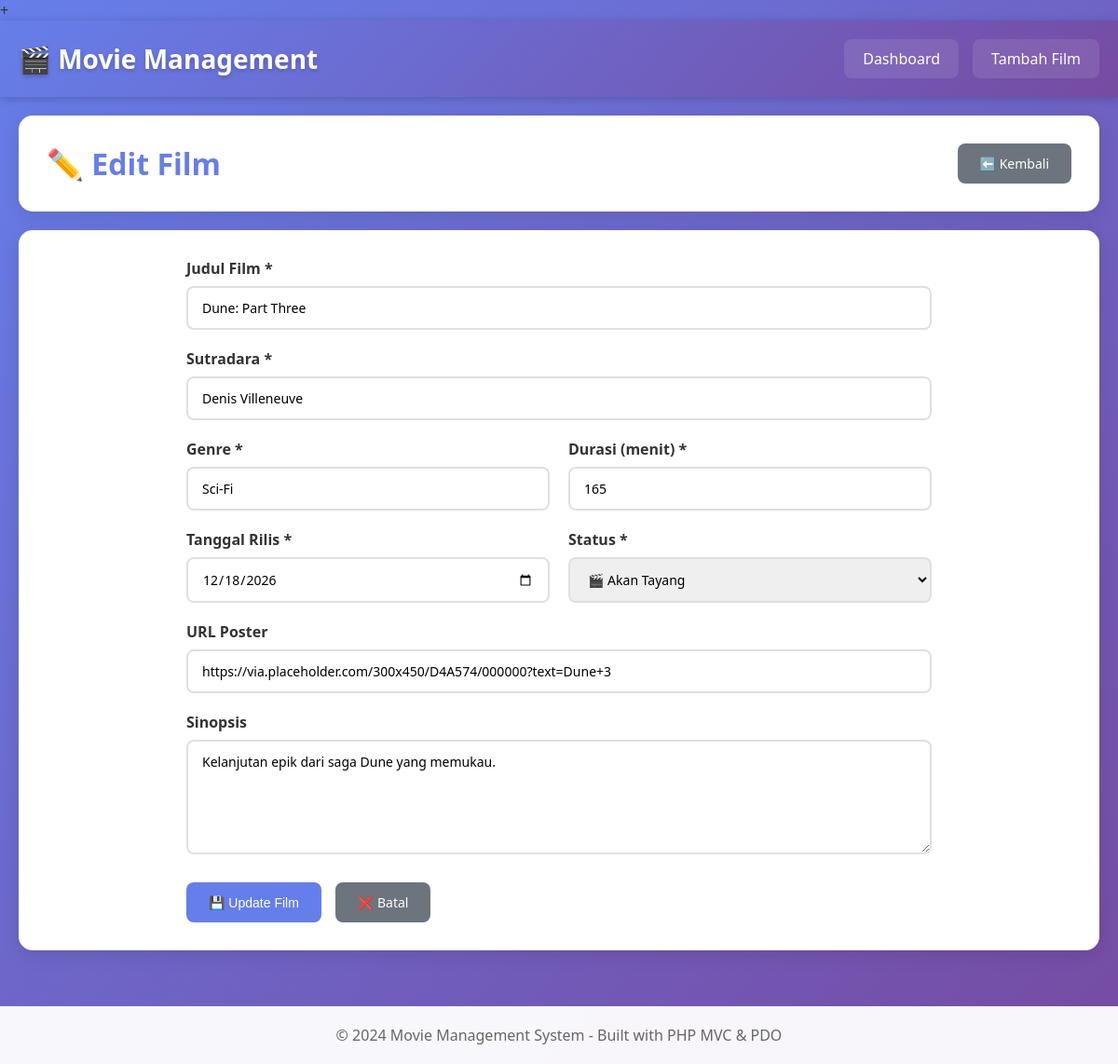
The page /index.php?action=edit&id=3 on the database its author committed.
### tables this page shows
CREATE TABLE `movies` (
  `id` int(11) NOT NULL,
  `title` varchar(255) NOT NULL,
  `director` varchar(100) NOT NULL,
  `genre` varchar(100) NOT NULL,
  `duration` int(11) NOT NULL COMMENT 'Durasi dalam menit',
  `release_date` date NOT NULL,
  `status` enum('akan_tayang','sedang_tayang','telah_tayang') NOT NULL,
  `synopsis` text DEFAULT NULL,
  `poster_url` varchar(255) DEFAULT NULL,
  `created_at` timestamp NOT NULL DEFAULT current_timestamp(),
  `updated_at` timestamp NOT NULL DEFAULT current_timestamp() ON UPDATE current_timestamp()
);

### config/database.php (called while the page is built, shortened)
<?php
class Database {
    private $host = "localhost";
    private $db_name = "movie_management";
    private $username = "root";
    private $password = "";
    public function getConnection() {
        $this->conn = null;
        try {
            $this->conn = new PDO(
                "mysql:host=" . $this->host . ";dbname=" . $this->db_name,
                $this->username,
                $this->password
            );
            $this->conn->setAttribute(PDO::ATTR_ERRMODE, PDO::ERRMODE_EXCEPTION);
            $this->conn->exec("set names utf8mb4");
        } catch(PDOException $exception) {
            echo "Connection error: " . $exception->getMessage();
        }
        return $this->conn;
    }
}
?>

### models/Movie.php (called while the page is built, shortened)
<?php
class Movie {
    private $conn;
    private $table_name = "movies";
    public $id;
    public function __construct($db) {
        $this->conn = $db;
    }
    public function readOne() {
        $query = "SELECT * FROM " . $this->table_name . " WHERE id = ? LIMIT 0,1";
        $stmt = $this->conn->prepare($query);
        $stmt->bindParam(1, $this->id);
        $stmt->execute();
        $row = $stmt->fetch(PDO::FETCH_ASSOC);
        if($row) {
            $this->title = $row['title'];
            $this->director = $row['director'];
            $this->genre = $row['genre'];
            $this->duration = $row['duration'];
            $this->release_date = $row['release_date'];
            $this->status = $row['status'];
            $this->synopsis = $row['synopsis'];
            $this->poster_url = $row['poster_url'];
            return true;
        }
        return false;
    }
}
?>

### views/movie/edit.php (the view, shortened to what this page needs)
<?php require_once 'views/layouts/header.php'; ?>
<div class="container">
    <div class="header-section">
        <h1>✏️ Edit Film</h1>
        <a href="index.php" class="btn btn-secondary">⬅️ Kembali</a>
    </div>
    <div class="form-container">
        <form method="POST" action="index.php?action=update" class="movie-form">
            <div class="form-group">
                <label for="title">Judul Film *</label>
                <input type="text" id="title" name="title" required
                       value="<?php echo htmlspecialchars($this->movie->title); ?>">
            </div>
            <div class="form-group">
                <label for="director">Sutradara *</label>
                <input type="text" id="director" name="director" required
                       value="<?php echo htmlspecialchars($this->movie->director); ?>">
            </div>
            <div class="form-row">
                <div class="form-group">
                    <label for="genre">Genre *</label>
                    <input type="text" id="genre" name="genre" required
                           value="<?php echo htmlspecialchars($this->movie->genre); ?>">
                </div>
                <div class="form-group">
                    <label for="duration">Durasi (menit) *</label>
                    <input type="number" id="duration" name="duration" required min="1"
                           value="<?php echo htmlspecialchars($this->movie->duration); ?>">
                </div>
            </div>
            <div class="form-row">
                <div class="form-group">
                    <label for="release_date">Tanggal Rilis *</label>
                    <input type="date" id="release_date" name="release_date" required
                           value="<?php echo htmlspecialchars($this->movie->release_date); ?>">
                </div>
                <div class="form-group">
                    <label for="status">Status *</label>
                    <select id="status" name="status" required>
                        <option value="akan_tayang" <?php echo ($this->movie->status == 'akan_tayang') ? 'selected' : ''; ?>>
                            🎬 Akan Tayang
                        </option>
                    </select>
                </div>
            </div>
            <div class="form-group">
                <label for="poster_url">URL Poster</label>
                <input type="url" id="poster_url" name="poster_url"
                       value="<?php echo htmlspecialchars($this->movie->poster_url); ?>">
            </div>
            <div class="form-group">
                <label for="synopsis">Sinopsis</label>
                <textarea id="synopsis" name="synopsis" rows="5"><?php echo htmlspecialchars($this->movie->synopsis); ?></textarea>
            </div>
            <div class="form-actions">
                <button type="submit" class="btn btn-primary">💾 Update Film</button>
                <a href="index.php?action=dashboard" class="btn btn-secondary">❌ Batal</a>
            </div>
        </form>
    </div>
</div>
<?php require_once 'views/layouts/footer.php'; ?>

### assets/style.css (style rules this page uses)
* { margin: 0; padding: 0; box-sizing: border-box; }
html, body { margin: 0; padding: 0; font-family: 'Segoe UI', Tahoma, Geneva, Verdana, sans-serif; background: linear-gradient(135deg, #667eea 0%, #764ba2 100%); min-height: 100vh; color: #333; overflow-x: hidden; }
.container { max-width: 1400px; margin: 0 auto; padding: 20px; }
.header-section { background: white; padding: 30px; border-radius: 15px; margin-bottom: 20px; box-shadow: 0 5px 20px rgba(0,0,0,0.1); display: flex; justify-content: space-between; align-items: center; }
.header-section h1 { color: #667eea; font-size: 32px; }
.btn { padding: 12px 24px; border: none; border-radius: 8px; cursor: pointer; text-decoration: none; display: inline-block; font-weight: 500; transition: all 0.3s; font-size: 14px; }
.btn-primary { background: #667eea; color: white; }
.btn-secondary { background: #6c757d; color: white; }
.form-container { background: white; padding: 30px; border-radius: 15px; box-shadow: 0 5px 20px rgba(0,0,0,0.1); }
.movie-form { max-width: 800px; margin: 0 auto; }
.form-group { margin-bottom: 20px; }
.form-group label { display: block; margin-bottom: 8px; font-weight: 600; color: #333; }
.form-group input, .form-group select, .form-group textarea { width: 100%; padding: 12px 15px; border: 2px solid #e0e0e0; border-radius: 8px; font-size: 14px; font-family: inherit; transition: all 0.3s; }
.form-row { display: grid; grid-template-columns: 1fr 1fr; gap: 20px; }
.form-actions { display: flex; gap: 15px; margin-top: 30px; }

### rows shown on the page
movies: title "Dune: Part Three", director "Denis Villeneuve", genre "Sci-Fi", duration "165", release_date "12/18/2026", status "🎬 Akan Tayang", poster_url "https://via.placeholder.com/300x450/D4A574/000000?text=Dune+3", synopsis "Kelanjutan epik dari saga Dune yang memukau."
